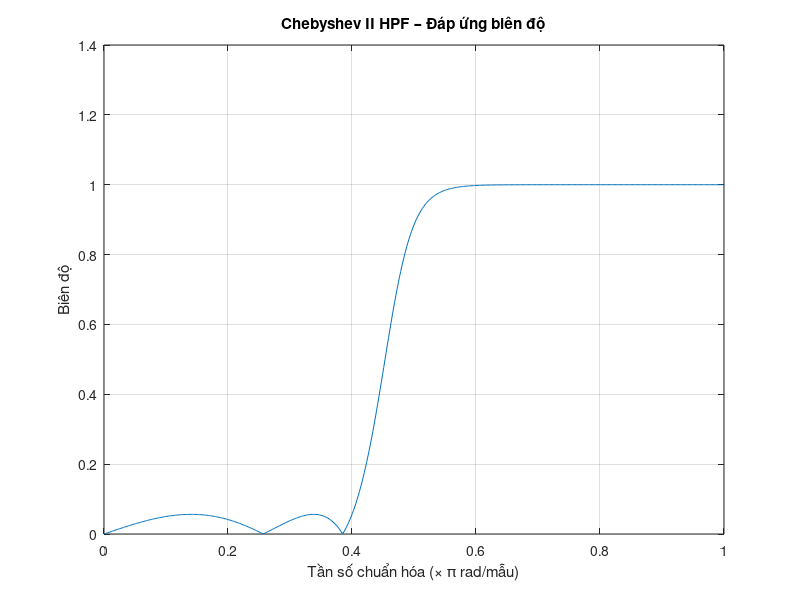
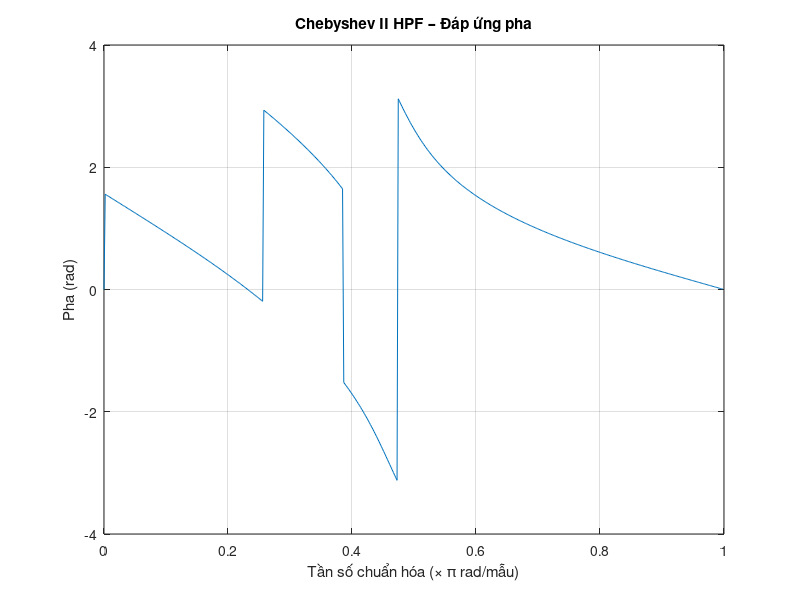
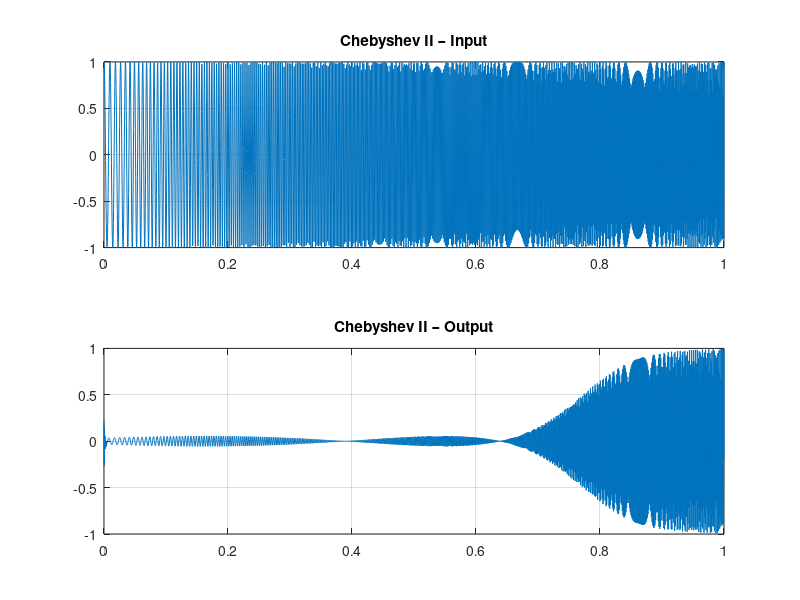

Reproduce these figures in MATLAB, in order.
%--- Bộ lọc Chebyshev loại II ---
fc = 700;      % THAY ĐỔI
Fs = 3500;     % THAY ĐỔI
Nyquist = Fs/2;
Wp = fc / Nyquist;
N = 5;         % THAY ĐỔI
Rs = 25;       % THAY ĐỔI

[b, a] = cheby2(N, Rs, Wp, 'high');

[h, w] = freqz(b, a);

figure;
plot(w/pi, abs(h));
title('Chebyshev II HPF – Đáp ứng biên độ');
xlabel('Tần số chuẩn hóa (\times \pi rad/mẫu)');
ylabel('Biên độ');
grid on;

figure;
plot(w/pi, angle(h));
title('Chebyshev II HPF – Đáp ứng pha');
xlabel('Tần số chuẩn hóa (\times \pi rad/mẫu)');
ylabel('Pha (rad)');
grid on;

% Tín hiệu chirp
t = 0:1/Fs:1;     % THAY ĐỔI
f0 = 100;         % THAY ĐỔI
f1 = 1000;        % THAY ĐỔI
input_signal = chirp(t, f0, t(end), f1, "linear");

% Lọc
filtered_signal = filter(b, a, input_signal);

figure;
subplot(2,1,1);
plot(t, input_signal); grid on;
title('Chebyshev II – Input');

subplot(2,1,2);
plot(t, filtered_signal); grid on;
title('Chebyshev II – Output');